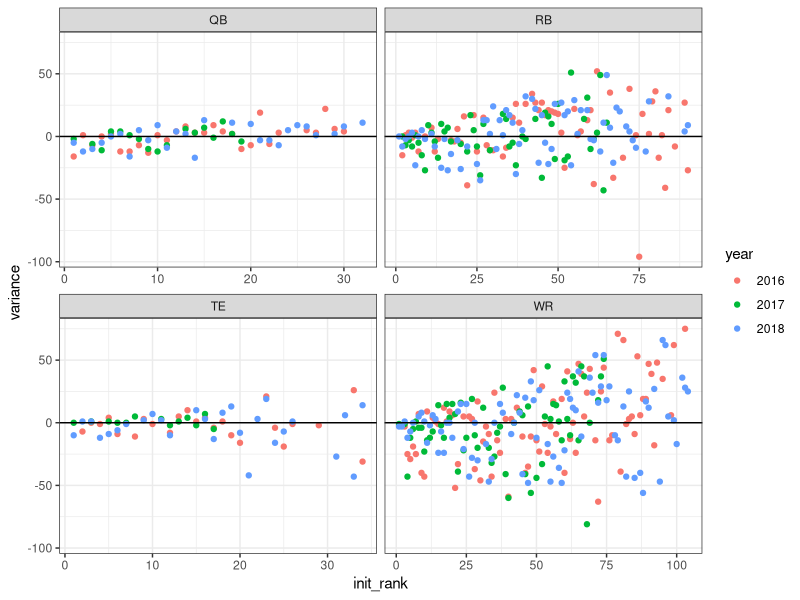
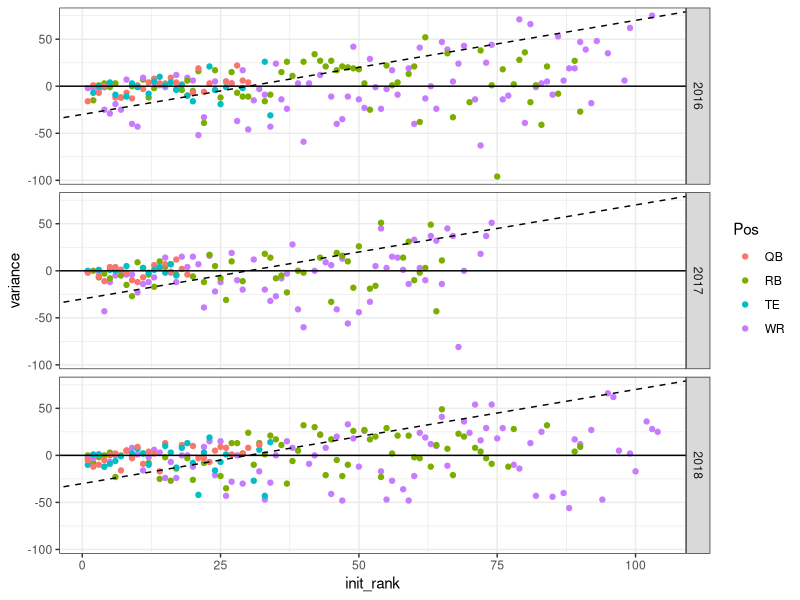
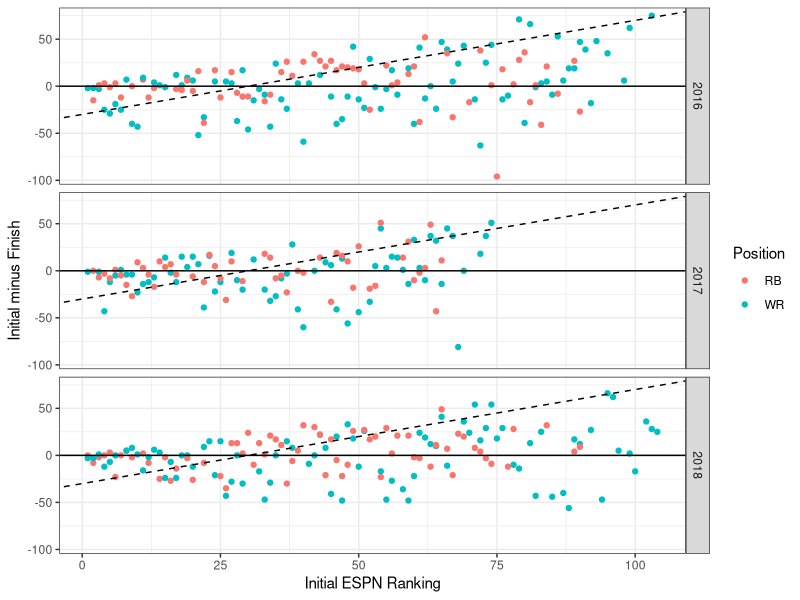

R code for these plots, in order: (Note: this script raises an error after producing the figures.)
# this script will create graphs from 
# the espn pre-season fantasy rankings 
# and fantasy pros end of season rankings


# libraries 
 library(stringr)
 library(dplyr)
 library(ggplot2)
 library(tidyr)


# reading files 
 
 espn_rankings <- read.csv(
   'data/espn rankings_16_18.csv', 
   stringsAsFactors = F
 )
 
 fp_finishes <- read.csv(
   'data/fp finishes_16_18.csv', 
   stringsAsFactors = F
 )

 
 weekly_rankings <- read.csv(
   'data/fp weekly finishes_16_18.csv', 
   stringsAsFactors = F
 )



weekly_projections <- read.csv(
  'data/fp projections_16_18.csv', 
  stringsAsFactors = F
)
 
 

# joining rankings to finishes ======================================================================

# going to join based on year, first, and last name
# would do team, but fantasypros only has current team
# not the team they were on back during the season
# going to left join to espn rankings because not every player
# was ranked


rank_finish <- left_join(
  espn_rankings, fp_finishes, 
  by = c('first', 'last', 'year', 'Pos' = 'Position')
)

rank_finish %>% group_by(first, last, year) %>% 
  summarize(count = n()) %>% 
  filter(count > 1)


# removing defense from rankings 

espn_rankings <- espn_rankings %>% filter(
  Pos != 'DST' & Pos !='D/ST' & Pos != 'K'
)


rank_finish <- left_join(
  espn_rankings, fp_finishes, 
  by = c('first', 'last', 'year', 'Pos' = 'Position')
)

# removing missing players 
# after research it appears most are instances where 
# the player didn't play during the season
# or switched positions (ty monty)

rank_finish <- rank_finish %>% filter(
  !is.na(finish)
)


# going to filter out players with less than 10 games
# going to make that a separate frame so that i can 
# easily come back if needed


full_szn_rf <- rank_finish %>% filter(
  Games > 9
)


# variance graph ===========================================================================================

# creating variable that is just 
# difference between initial rank and final finish
# going to graph that over time to see if 
# higher or lower rankings are more volatile

# also filtering out kickers, because who cares


full_szn_rf <- full_szn_rf %>% mutate(
  variance = init_rank - finish
)



full_szn_rf %>% ggplot(aes(init_rank, variance))+
  geom_point(aes(color = as.character(year)))+
  geom_hline(aes(yintercept = 0))+
  facet_wrap(. ~ Pos, scales = 'free_x')+
  scale_color_discrete(name = 'year')+
  theme_bw()

full_szn_rf %>% ggplot(aes(init_rank, variance))+
  geom_point(aes(color = Pos))+
  geom_hline(aes(yintercept = 0))+
  geom_abline(aes(intercept = -30, slope = 1), linetype = 'dashed')+
  facet_grid(year ~ . , scales = 'free_x')+
  scale_color_discrete(name = 'Pos')+
  theme_bw()




full_szn_top <- full_szn_rf %>% mutate(
  ten = paste('Top', 10*(1 + floor((init_rank-1) / 10)))
)






# graph of rb and WR initial ranks v final finishes 
# dashed line indicates top-30 or better (above)
# or worse than top-30 finish (below)
# top-30 because in a ten-team 2 wr & rb and 1 flex
# league, top-30 would be startable


full_szn_top %>% filter(
  Pos %in% c('WR', 'RB')
) %>% ggplot(aes(init_rank, variance))+
  geom_point(aes(color = Pos))+
  geom_hline(aes(yintercept = 0))+
  geom_abline(aes(intercept = -30, slope = 1), linetype = 'dashed')+
  facet_grid(year ~ . , scales = 'free_x')+
  scale_color_discrete(name = 'Position')+
  ylab('Initial minus Finish')+
  xlab('Initial ESPN Ranking')+
  theme_bw()+
  ggsave('graphs/espn rank variance years.png', width = 13, height = 6)





# graph of rb and WR initial ranks v final finishes 
# dashed line indicates top-30 or better (above)
# or worse than top-30 finish (below)
# top-30 because in a ten-team 2 wr & rb and 1 flex
# league, top-30 would be startable

full_szn_top %>%filter(
  Pos %in% c('WR', 'RB')
) %>%  ggplot(aes(init_rank, variance))+
  geom_point(aes(color = as.character(year)))+
  geom_hline(aes(yintercept = 0))+
  geom_abline(aes(intercept = -30, slope = 1), linetype = 'dashed')+
  facet_grid(Pos ~ . , scales = 'free_x')+
  scale_color_discrete(name = 'Year')+
  ylab('Initial minus Finish')+
  xlab('Initial ESPN Ranking')+
  theme_bw()+
  ggsave('graphs/espn rank variance pos.png', width = 13, height = 6)




# graph of what ten (10, 20 , 30, etc)
# position and number of top 30 from that ten
# also average variance of that ten 
# so you can see expected finish from each ten 
# compare across years and positions


full_szn_top$top_rank <- if_else(
  full_szn_top$finish <31, 1, 0
)

full_szn_top$top_ten <- if_else(
  full_szn_top$finish <11, 1, 0
)


ten_ranks <- full_szn_top %>% group_by(
  year, ten, Pos
) %>% summarize(
  avg_var = mean(variance), 
  avg_finish = mean(finish), 
  top_players = sum(top_rank), 
  net_var = sum(variance), 
  top_ten = sum(top_ten)
) %>% ungroup() %>% complete(
  year, ten, Pos, fill = list(
    top_ten = 0, net_var = 0, top_players = 0, 
    avg_finish = 0, avg_var = 0
  )
  )



ten_ranks$ten <- factor(
  ten_ranks$ten, 
  levels = paste('Top', seq(10, 110, 10))
)



# count of top ten finishes for rbs and wrs
# within the same 10 ranks (e.g. 1-10, 10-20)

ten_ranks %>% filter(
  Pos %in% c('WR', 'RB')
) %>% ggplot(aes(ten, top_players))+
  geom_col(aes(fill = Pos), position = 'dodge')+
  facet_grid(year ~ . )+
  scale_fill_manual(
    name = 'Position', 
    values = c(
      'RB' = 'dodgerblue4', 
      'WR' = 'tomato3'
    )
    )+
  scale_y_continuous(
    name = 'Count of Top 30 Finishes', 
    breaks = c(0:10)
  )+
  scale_x_discrete(
    name = 'ESPN Ranks'
  )+
  theme_bw()+
  ggsave(
    'graphs/ESPN top finish counts.png', width = 13, height = 6
  )




# count of top ten finishes for qbs and tes
# within the same 10 ranks (e.g. 1-10, 10-20)

ten_ranks %>% filter(
  Pos %in% c('TE', 'QB') &
    ten %in% c('Top 10', 'Top 20', 'Top 30', 'Top 40')
) %>% ggplot(aes(ten, top_ten))+
  geom_col(aes(fill = Pos), position = 'dodge')+
  facet_grid(year ~ . )+
  scale_fill_manual(
    name = 'Position',
    values = c('TE' = 'dodgerblue3', 'QB' = 'forestgreen')
    )+
  scale_y_continuous(
    name = 'Count of Top 10 Finishes', 
    breaks = c(0:10)
  )+
  scale_x_discrete(
    name = 'ESPN Ranks'
  )+
  theme_bw()+
  ggsave(
    'graphs/ESPN top finish counts_te.png', width = 13, height = 6
  )






# showing the average difference between initial ESPN rank
# and final fantasy finish for players 
# within the same 10 ranks (e.g. 1-10, 10-20)

ten_ranks %>% filter(
  Pos %in% c('WR', 'RB')
) %>% ggplot(aes(ten, avg_var))+
  geom_col(aes(fill = Pos), position = 'dodge')+
  facet_grid(year ~ . )+
  scale_fill_manual(
    name = 'Position', 
    values = c(
      'RB' = 'dodgerblue4', 
      'WR' = 'tomato3'
    )
  )+
  scale_y_continuous(
    name = 'Average Variance between Rank and Finish'
  )+
  scale_x_discrete(
    name = 'ESPN Ranks'
  )+
  theme_bw()+
  ggsave(
    'graphs/ESPN ranks average variance.png', 
    height = 6, width = 13
  )







# showig the average finish for players
# within the same 10 ranks (e.g. 1-10, 10-20)


ten_ranks %>% filter(
  Pos %in% c('WR', 'RB')
) %>% ggplot(aes(ten, avg_finish))+
  geom_col(aes(fill = Pos), position = 'dodge')+
  geom_hline(aes(yintercept = 30), linetype = 'dashed')+
  facet_grid(year ~ . )+
  scale_fill_manual(
    name = 'Position', 
    values = c(
      'RB' = 'dodgerblue4', 
      'WR' = 'tomato3'
    )
  )+
  scale_y_continuous(
    name = 'Average Finish'
  )+
  scale_x_discrete(
    name = 'ESPN Ranks'
  )+
  theme_bw()+ggsave(
    'graphs/ESPN rank average finish.png', 
    width = 13, height = 6
  )








# showing the net difference between initial rank 
# and final finish for players ranked within the same ten

ten_ranks %>% filter(
  Pos %in% c('WR', 'RB')
) %>% ggplot(aes(ten, avg_var))+
  geom_col(aes(fill = Pos), position = 'dodge')+
  facet_grid(year ~ . )+
  scale_fill_manual(
    name = 'Position', 
    values = c(
      'RB' = 'dodgerblue4', 
      'WR' = 'tomato3'
    )
  )+
  scale_y_continuous(
    name = 'Average Variance between Rank and Finish'
  )+
  scale_x_discrete(
    name = 'ESPN Ranks'
  )+
  theme_bw()+
  ggsave(
    'graphs/ESPN ranks net variance.png', 
    height = 6, width = 13
  )







# count of top ten finishes for rbs and wrs
# within the same 10 ranks (e.g. 1-10, 10-20)

ten_ranks %>% filter(
  Pos %in% c('WR', 'RB')
) %>% ggplot(aes(ten, top_ten))+
  geom_col(aes(fill = Pos), position = 'dodge')+
  facet_grid(year ~ . )+
  scale_fill_manual(
    name = 'Position', 
    values = c(
      'RB' = 'dodgerblue4', 
      'WR' = 'tomato3'
    )
  )+
  scale_y_continuous(
    name = 'Count of Top 10 Finishes', 
    breaks = c(0:10)
  )+
  scale_x_discrete(
    name = 'ESPN Ranks'
  )+
  theme_bw()+
  ggsave(
    'graphs/ESPN top ten finish counts.png', width = 13, height = 6
  )










# fantasy finish graphs ==========================================================================================


top_40_finishes <- fp_finishes %>% 
  filter(finish < 41)


# density graph of point finishes by year by position
# shows that rb has a very wide distribution, but 
# that the top scoring rb's always score more than the top scoring 
# wide receivers 
# tight ends are almost all worthless 
# quarterbacks have a very flat distribution

top_40_finishes %>% filter(
  Position %in% c('RB', 'WR', 'TE', 'QB')
) %>%  ggplot(aes(Points))+
  geom_density(aes(fill = Position), alpha = .2) +
  facet_grid(year ~ .)+
  theme_bw()+
  ggsave(
    'graphs/point distribution of positions.png', 
    width = 13, height = 6
  )





# graph shows that top finishing rb's are 
# more valuable than top finishing WR's
# but after the top they are equal

top_40_finishes %>% filter(
  Position %in% c('RB', 'WR', 'TE', 'QB')
) %>% ggplot(aes(finish, Points))+
  geom_line(aes(color = Position))+
  geom_vline(aes(xintercept = 10))+
  geom_vline(aes(xintercept = 30))+
  facet_grid(year ~ .)+
  xlab('End of Season Finish')+
  theme_bw()+
  ggsave(
    'graphs/points by finish and position.png', 
    width = 13, height = 6
  )





# joining espn_ranks and weekly finishes ====================================================================



# top ten finishes 
# a top ten finish is really good for WR and RB
# and startable for QB and TE

top_10_finishes <- weekly_rankings %>% filter(
  finish < 11
) %>% group_by(
  first, last, Position, year
) %>% summarize(
  count = n()
)



rank_top_10 <- left_join(
  espn_rankings, top_10_finishes, 
  by = c('first', 'last', 'year', 'Pos' = 'Position')
)


rank_top_10 <- rank_top_10 %>% mutate(
  ten = 1 + floor((init_rank-1) / 10)
) %>% filter(
   !is.na(count)
) %>% group_by(year, ten, Pos) %>% summarize(
  count = sum(count)
) %>% ungroup() %>% complete(
  year, ten, Pos, fill = list(count = 0)
)





# going to do top-5 finishes 
# for qb and te since you can only start one
# top 5 would be a really good week 

top_5_finishes <- weekly_rankings %>% filter(
  finish < 6
) %>% group_by(
  first, last, Position, year
) %>% summarize(
  count = n()
)



rank_top_5 <- left_join(
  espn_rankings, top_5_finishes, 
  by = c('first', 'last', 'year', 'Pos' = 'Position')
)


rank_top_5 <- rank_top_5 %>% mutate(
  ten = 1 + floor((init_rank-1) / 10)
) %>% filter(
   !is.na(count)
) %>% group_by(year, ten, Pos) %>% summarize(
  count = sum(count)
) %>% ungroup() %>% complete(
  year, ten, Pos, fill = list(count = 0)
)






# going to do top 30 for WR and RB
# since that would be startable


top_30_finishes <- weekly_rankings %>% mutate(
  ten_finish = paste('Top', 10*(1 + floor((finish-1) / 10)))
) %>% filter(
  finish < 31
) %>% group_by(
  first, last, Position, year, ten_finish
) %>% summarize(
  count = n()
)



top_30_finishes <- left_join(
  espn_rankings, top_30_finishes, 
  by = c('first', 'last', 'year', 'Pos' = 'Position')
)


top_30_finishes <- top_30_finishes %>% mutate(
  ten = 1 + floor((init_rank-1) / 10)
) %>% filter(
   !is.na(count)
) %>% group_by(year, ten, Pos, ten_finish) %>% summarize(
  count = sum(count)
) %>% ungroup() %>% complete(
  year, ten, Pos, ten_finish, fill = list(count = 0)
)











# graphs of weekly finishes ==================================================================================







# graphs the number of top ten weekly finishes 
# for players ranked in a ten range 
# rbs and wrs

rank_top_10 %>% filter(Pos %in% c('WR', 'RB')) %>% 
  ggplot(aes(ten, count))+
  geom_col(aes(fill = Pos), position = 'dodge')+
  facet_grid(year ~ .)+
  theme_bw()+
  scale_y_continuous(
    name = 'Count of Top Ten Weekly Finishes'
  )+
  scale_x_continuous(
    name = 'ESPN Ranks', 
    breaks = c(1:6), 
    labels = paste('Top ', seq(10, 60, 10), sep = '')
  )+
  scale_fill_manual(
    name = 'Position', 
    values = c(
      'RB' = 'dodgerblue4', 
      'WR' = 'tomato3'
    )
  )+
  ggsave('graphs/count of top ten weeks.png', width = 13, height = 6)






# graphs the number of top ten weekly finishes 
# for players ranked in a ten range 
# rbs and wrs

rank_top_10 %>% filter(
  Pos %in% c('QB', 'TE') & ten < 4
  ) %>% 
  ggplot(aes(ten, count))+
  geom_col(aes(fill = Pos), position = 'dodge')+
  facet_grid(year ~ .)+
  theme_bw()+
  scale_y_continuous(
    name = 'Count of Top Ten Weekly Finishes'
  )+
  scale_x_continuous(
    name = 'ESPN Ranks', 
    breaks = c(1:3), 
    labels = paste('Top ', seq(10, 30, 10), sep = '')
  )+
  scale_fill_manual(
    name = 'Position', 
    values = c(
      'TE' = 'dodgerblue3', 'QB' = 'forestgreen'
    )
  )+
  ggsave('graphs/count of top ten weeks_qb_te.png', width = 13, height = 6)










# number of top five weekly finishes 
# for players in a ten range
# tes and qbs


rank_top_5%>% filter(
  Pos %in% c('TE', 'QB') & ten < 4
  ) %>% 
  ggplot(aes(ten, count))+
  geom_col(aes(fill = Pos), position = 'dodge')+
  facet_grid(year ~ .)+
  theme_bw()+
  scale_y_continuous(
    name = 'Count of Top Five Weekly Finishes'
  )+
  scale_x_continuous(
    name = 'ESPN Ranks', 
    breaks = c(1:6), 
    labels = paste('Top ', seq(10, 60, 10), sep = '')
  )+
  scale_fill_manual(
    name = 'Position', 
    values = c(
      'TE' = 'dodgerblue3', 'QB' = 'forestgreen'
    )
  )+
  ggsave(
    'graphs/count of top weeks_qbte.png', width = 13, height = 6
  )






# count of top 30 weekly finishes
# for WR colored by finish level

top_30_finishes %>% filter(Pos == 'WR') %>% 
  ggplot(aes(ten, count))+
  geom_col(aes(fill = ten_finish))+
  facet_grid(year ~ .)+
  scale_y_continuous(
    name = 'Count of Top 30 Weekly Finishes'
  )+
  scale_x_continuous(
    name = 'ESPN Ranks', 
    breaks = c(1:12), 
    labels = paste('Top ', seq(10, 120, 10), sep = '')
  )+ scale_fill_manual(
    name = 'Finish', 
    values = c(
      'Top 10' = 'darksalmon', 'Top 20' = 'tomato2', 'Top 30' = 'firebrick'
    )
  )+
  theme_bw()+
  ggtitle(
    'Top 30 Finishes for WR by Pre-season ESPN Rank'
  )+
  ggsave(
    'graphs/wr top 30 finishes.png', width = 13, height = 6
  )







# count of top 30 weekly finishes
# for RB colored by finish level

top_30_finishes %>% filter(Pos == 'RB' & ten < 10) %>% 
  ggplot(aes(ten, count))+
  geom_col(aes(fill = ten_finish))+
  facet_grid(year ~ .)+
  scale_y_continuous(
    name = 'Count of Top 30 Weekly Finishes'
  )+
  scale_x_continuous(
    name = 'ESPN Ranks', 
    breaks = c(1:9), 
    labels = paste('Top ', seq(10, 90, 10), sep = '')
  )+ scale_fill_manual(
    name = 'Finish', 
    values = c(
      'Top 10' = 'cyan', 'Top 20' = 'dodgerblue', 'Top 30' = 'navy'
    )
  )+
  theme_bw()+
  ggtitle(
    'Top 30 Finishes for RB by Pre-season ESPN Rank'
  )+
  ggsave(
    'graphs/rb top 30 finishes.png', width = 13, height = 6
  )









# creating weekly finish data =============================================================================

# data for weekly finish rankings
# to see if pre-season ranks are consistent over time


rank_weeks <- left_join(
  espn_rankings, weekly_rankings, 
  by = c('first', 'last', 'year', 'Pos' = 'Position')
)


rank_weeks <- rank_weeks %>% filter(
   !is.na(finish) & finish < 31
) %>% mutate(
  ten = paste('Top', 10*(1 + floor((init_rank-1) / 10))), 
  ten_finish = paste('Top', 10*(1 + floor((finish-1) / 10)))
) %>% group_by(year, week, ten, Pos, ten_finish) %>% summarize(
  count = n()
) %>% ungroup() %>% complete(
  year, ten, Pos, ten_finish, week, fill = list(count = 0)
)







# weekly finish graph ==============================================================================

# count of top ten running back finishes
# by week, by year, by pre-season rank

rank_weeks %>% filter(
  ten_finish == 'Top 10' & Pos == 'RB'
) %>% ggplot(aes(week, count))+
  geom_line(aes(group = ten, color = ten))+
  facet_grid(year ~ . )+
  scale_y_continuous(
    name = 'Count of Top Ten Finishes'
  )+
  scale_x_continuous(
    name = 'Week', breaks = c(1:16)
  )+
  scale_color_viridis_d(name = 'ESPN Rank')+
  theme_bw()+
  ggtitle('Count of Running Back Top Ten Finishes by Week')+
  ggsave(
    'graphs/rb top ten weekly count.png', width = 13, height = 6
  )


# count of top ten wide receiver finishes
# by week, by year, by pre-season rank

rank_weeks %>% filter(
  ten_finish == 'Top 10' & Pos == 'WR'
) %>% ggplot(aes(week, count))+
  geom_line(aes(group = ten, color = ten))+
  facet_grid(year ~ . )+
  scale_y_continuous(
    name = 'Count of Top Ten Finishes'
  )+
  scale_x_continuous(
    name = 'Week', breaks = c(1:16)
  )+
  scale_color_viridis_d(name = 'ESPN Rank')+
  theme_bw()+
  ggtitle('Count of Wide Receiver Top Ten Finishes by Week')+
  ggsave(
    'graphs/wr top ten weekly count.png', width = 13, height = 6
  )



# rb weekly count of 11-20 finishes 

rank_weeks %>% filter(
  ten_finish == 'Top 20' & Pos == 'RB'
) %>% ggplot(aes(week, count))+
  geom_line(aes(group = ten, color = ten))+
  facet_grid(year ~ . )+
  scale_y_continuous(
    name = 'Count of Top 11-20 Finishes'
  )+
  scale_x_continuous(
    name = 'Week', breaks = c(1:16)
  )+
  scale_color_viridis_d(name = 'ESPN Rank')+
  theme_bw()+
  ggtitle('Count of Running Back Top 11-20 Finishes by Week')+
  ggsave(
    'graphs/rb top 20 weekly count.png', width = 13, height = 6
  )


# wr top 20 finishes by week

rank_weeks %>% filter(
  ten_finish == 'Top 20' & Pos == 'WR'
) %>% ggplot(aes(week, count))+
  geom_line(aes(group = ten, color = ten))+
  facet_grid(year ~ . )+
  scale_y_continuous(
    name = 'Count of Top 11-20 Finishes'
  )+
  scale_x_continuous(
    name = 'Week', breaks = c(1:16)
  )+
  scale_color_viridis_d(name = 'ESPN Rank')+
  theme_bw()+
  ggtitle('Count of Wide Receiver Top 11-20 Finishes by Week')+
  ggsave(
    'graphs/wr top 20 weekly count.png', width = 13, height = 6
  )






# rb weekly count of 21-30 finishes 

rank_weeks %>% filter(
  ten_finish == 'Top 30' & Pos == 'RB'
) %>% ggplot(aes(week, count))+
  geom_line(aes(group = ten, color = ten))+
  facet_grid(year ~ . )+
  scale_y_continuous(
    name = 'Count of Top 21-30 Finishes'
  )+
  scale_x_continuous(
    name = 'Week', breaks = c(1:16)
  )+
  scale_color_viridis_d(name = 'ESPN Rank')+
  theme_bw()+
  ggtitle('Count of Running Back Top 11-20 Finishes by Week')+
  ggsave(
    'graphs/rb top 30 weekly count.png', width = 13, height = 6
  )


# wr top 20 finishes by week

rank_weeks %>% filter(
  ten_finish == 'Top 30' & Pos == 'WR'
) %>% ggplot(aes(week, count))+
  geom_line(aes(group = ten, color = ten))+
  facet_grid(year ~ . )+
  scale_y_continuous(
    name = 'Count of Top 21-30 Finishes'
  )+
  scale_x_continuous(
    name = 'Week', breaks = c(1:16)
  )+
  scale_color_viridis_d(name = 'ESPN Rank')+
  theme_bw()+
  ggtitle('Count of Wide Receiver Top 21-30 Finishes by Week')+
  ggsave(
    'graphs/wr top 30 weekly count.png', width = 13, height = 6
  )









# creating consistency data =================================================================================


# counts of players with a certain number
# of usable games to see if certain ranks
# have more or less consistent players


week_consistency <- left_join(
  espn_rankings, weekly_rankings, 
  by = c('first', 'last', 'year', 'Pos' = 'Position')
)


week_consistency <- week_consistency %>% filter(
   !is.na(finish) & finish < 31
) %>% mutate(
  ten = paste('Top', 10*(1 + floor((init_rank-1) / 10))), 
  ten_finish = paste('Top', 10*(1 + floor((finish-1) / 10)))
) %>% group_by(year, first, last, Pos, ten, ten_finish) %>% summarize(
  count = n()
) %>% complete(
  year, first, last, Pos, ten, ten_finish, fill = list(count = 0)
)

week_consistency$ten <- factor(
  week_consistency$ten, 
  levels = paste('Top', seq(10, 110, 10))
)


top_10_consistency <- week_consistency %>% spread(
  key = ten_finish, value = count
) %>% 
  filter(
    !is.na(`Top 10`) & `Top 10` > 7
  ) %>% group_by(year, Pos, ten) %>% summarize(
    count = sum(`Top 10`)
  ) %>% ungroup() %>% complete(
    year, Pos, ten, fill = list(count = 0)
  )


top_20_consistency <- week_consistency %>% spread(
  key = ten_finish, value = count, fill = 0
) %>% mutate(
  top_20 = `Top 10` + `Top 20`
) %>% 
  filter(
    !is.na(top_20) & top_20 > 7
  ) %>% group_by(year, Pos, ten) %>% summarize(
    count = sum(top_20)
  ) %>% ungroup() %>% complete(
    year, Pos, ten, fill = list(count = 0)
  )



top_30_consistency <- week_consistency %>% spread(
  key = ten_finish, value = count, fill = 0
) %>% mutate(
  top_30 = `Top 10` + `Top 20` + `Top 30`
) %>% 
  filter(
    !is.na(top_30) & top_30 > 7
  ) %>% group_by(year, Pos, ten) %>% summarize(
    count = sum(top_30)
  ) %>% ungroup() %>% complete(
    year, Pos, ten, fill = list(count = 0)
  )







# consistency graphs ========================================================================================




top_10_consistency %>% filter(
  Pos %in% c('RB', 'WR')
) %>% ggplot(aes(ten, count))+
  geom_col(aes(fill = Pos), position = 'dodge')+
  facet_grid(year ~ .)+
  theme_bw()+
  scale_y_continuous(
    name = 'Count of Players'
  )+
  scale_x_discrete(
    name = 'ESPN Ranks'
  )+
  scale_fill_manual(
    name = 'Position', 
    values = c(
      'RB' = 'dodgerblue4', 
      'WR' = 'tomato3'
    )
  )+ggtitle(
    'Count of Players with 8+ Top Ten Games'
  )+ggsave(
    'graphs/top ten consistency_rb_wr.png', width = 13, height = 6
  )









top_20_consistency %>% filter(
  Pos %in% c('RB', 'WR')
) %>% ggplot(aes(ten, count))+
  geom_col(aes(fill = Pos), position = 'dodge')+
  facet_grid(year ~ .)+
  theme_bw()+
  scale_y_continuous(
    name = 'Count of Players'
  )+
  scale_x_discrete(
    name = 'ESPN Ranks'
  )+
  scale_fill_manual(
    name = 'Position', 
    values = c(
      'RB' = 'dodgerblue4', 
      'WR' = 'tomato3'
    )
  )+ggtitle(
    'Count of Players with 8+ Top 20 Games'
  )+ggsave(
    'graphs/top 20 consistency_rb_wr.png', width = 13, height = 6
  )









top_30_consistency %>% filter(
  Pos %in% c('RB', 'WR')
) %>% ggplot(aes(ten, count))+
  geom_col(aes(fill = Pos), position = 'dodge')+
  facet_grid(year ~ .)+
  theme_bw()+
  scale_y_continuous(
    name = 'Count of Players'
  )+
  scale_x_discrete(
    name = 'ESPN Ranks'
  )+
  scale_fill_manual(
    name = 'Position', 
    values = c(
      'RB' = 'dodgerblue4', 
      'WR' = 'tomato3'
    )
  )+ggtitle(
    'Count of Players with 8+ Top 30 Games'
  )+ggsave(
    'graphs/top 30 consistency_rb_wr.png', width = 13, height = 6
  )








# point distribution of weekly top finishes ================================================================


weekly_rankings %>% filter(
  Position %in% c('WR', 'RB') & finish < 31
) %>% ggplot(aes(Points))+
  geom_density(aes(fill = Position), alpha = .2)+
  facet_grid(year ~ .)+
  theme_bw()+
  scale_fill_manual(
    name = 'Position', 
    values = c(
      'RB' = 'dodgerblue4', 
      'WR' = 'tomato3'
    )
  )+
  ggtitle('Distribution of Points Scored - Top 30')+
  ggsave(
    'graphs/weekly point distribution_top30_rb_wr.png', width = 13, height = 6
  )







weekly_rankings %>% filter(
  Position %in% c('WR', 'RB') & finish < 61
) %>% ggplot(aes(Points))+
  geom_density(aes(fill = Position), alpha = .2)+
  facet_grid(year ~ .)+
  theme_bw()+
  scale_fill_manual(
    name = 'Position', 
    values = c(
      'RB' = 'dodgerblue4', 
      'WR' = 'tomato3'
    )
  )+
  ggtitle('Distribution of Points Scored - Top 60')+
  ggsave(
    'graphs/weekly point distribution_top60_rb_wr.png', width = 13, height = 6
  )






# joining weekly projections to weekly finish data =============================================================
